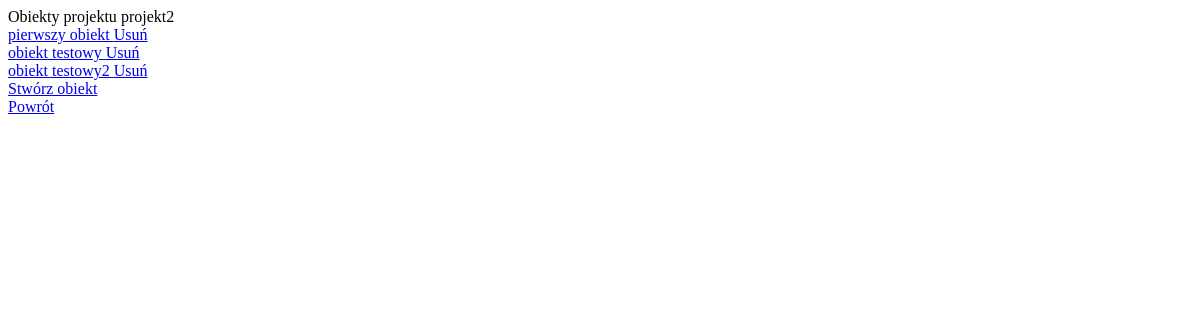
/project/8/objects (signed in), run on an earlier commit of the app's database.
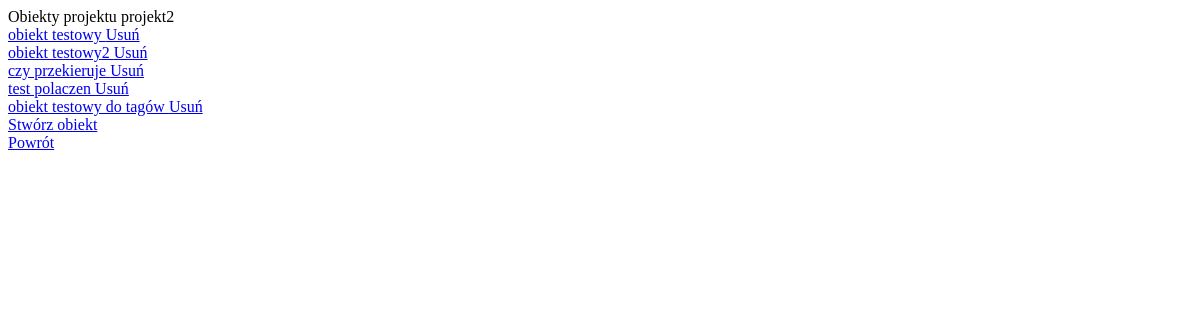
And on a later commit of the database.
### aplikacja_dyplomowa/models.py (models this page shows)
class ProjectObjects(models.Model):
    object_name = models.CharField(max_length=32)
    object_description = models.TextField()
    connections = models.ManyToManyField('self', symmetrical=False, related_name='connection')
    tags = models.ManyToManyField(Tags)
    project = models.ForeignKey(Projects, on_delete=models.CASCADE)
    createdAt = models.DateTimeField(auto_now_add=True)
    updatedAt = models.DateTimeField(auto_now=True)
    user = models.ForeignKey(User, on_delete=models.CASCADE)
    class Meta:
        unique_together = ['object_name', 'project', 'user']
    def __str__(self):
        return f'{self.object_name}'

### aplikacja_dyplomowa/views.py (the view)
# urls.py: path('project/<str:project_pk>/objects', views.object_list, name='object_list'),
@login_required(login_url='login')
def object_list(request, project_pk):
    try:
        project = Projects.objects.get(id=project_pk)
        if project.user != request.user:
            return redirect('access_denied')
    except Projects.DoesNotExist:
        return redirect('project_list')
    context = {
        'project': project,
        'objects': ProjectObjects.objects.filter(project=project)
    }
    return render(request, 'project_structure/object/object_list.html', context)

### aplikacja_dyplomowa/models.py (called while the page is built)
    def __repr__(self):
        return f'{self.project_name}'

    def __str__(self):
        return self.__repr__()

### templates/project_structure/object/object_list.html
Obiekty projektu {{ project }} <br>
{% if objects|length == 0 %}
    Ten projekt nie ma jeszcze żadnych obiektów. <br>
    <a href="{% url 'object_create' project_pk=project.id %}"> Stwórz swój pierwszy obiekt </a> <br>
    <a href="{% url 'view_project' project_pk=project.id %}"> Powrót </a> <br>
{% else %}
    {% for object in objects %}
        <a href="{% url 'object_view' project_pk=project.id object_pk=object.id %}"> {{ object }} </a>
        <a href="{% url 'object_delete' project_pk=project.id object_pk=object.id %}"> Usuń </a> <br>
    {% endfor %}
    <a href="{% url 'object_create' project_pk=project.id %}"> Stwórz obiekt </a> <br>
    <a href="{% url 'view_project' project_pk=project.id %}"> Powrót </a>
{% endif %}

What changed in the data, as far as the page shows it:
removed ProjectObjects: object_name "pierwszy obiekt"
added ProjectObjects: object_name "czy przekieruje"
added ProjectObjects: object_name "test polaczen"
added ProjectObjects: object_name "obiekt testowy do tagów"
